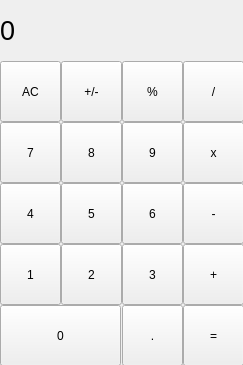
<?xml version="1.0" encoding="UTF-8"?>
<ui version="4.0">
 <class>MainWindow</class>
 <widget class="QMainWindow" name="MainWindow">
  <property name="geometry">
   <rect>
    <x>0</x>
    <y>0</y>
    <width>243</width>
    <height>365</height>
   </rect>
  </property>
  <property name="windowTitle">
   <string>MainWindow</string>
  </property>
  <property name="styleSheet">
   <string notr="true">QLabel {
	qproperty-alignment: 'AlignVCenter | AlignRight';
	border-bottom:1px solid gray;
}

background-color: white;</string>
  </property>
  <widget class="QWidget" name="centralWidget">
   <widget class="QLabel" name="result_show">
    <property name="geometry">
     <rect>
      <x>0</x>
      <y>0</y>
      <width>231</width>
      <height>61</height>
     </rect>
    </property>
    <property name="font">
     <font>
      <pointsize>20</pointsize>
     </font>
    </property>
    <property name="styleSheet">
     <string notr="true">QLabel {
	qproperty-aligment: 'AlignVCenter | AlignRight';
	border-bottom:1px solid gray;
}

background-color: white;</string>
    </property>
    <property name="text">
     <string>0</string>
    </property>
   </widget>
   <widget class="QPushButton" name="pushButton_clear">
    <property name="geometry">
     <rect>
      <x>0</x>
      <y>61</y>
      <width>61</width>
      <height>61</height>
     </rect>
    </property>
    <property name="text">
     <string>AC</string>
    </property>
   </widget>
   <widget class="QPushButton" name="pushButton_plus_minus">
    <property name="geometry">
     <rect>
      <x>61</x>
      <y>61</y>
      <width>61</width>
      <height>61</height>
     </rect>
    </property>
    <property name="text">
     <string>+/-</string>
    </property>
   </widget>
   <widget class="QPushButton" name="pushButton_procent">
    <property name="geometry">
     <rect>
      <x>122</x>
      <y>61</y>
      <width>61</width>
      <height>61</height>
     </rect>
    </property>
    <property name="text">
     <string>%</string>
    </property>
   </widget>
   <widget class="QPushButton" name="pushButton_divide">
    <property name="geometry">
     <rect>
      <x>183</x>
      <y>61</y>
      <width>61</width>
      <height>61</height>
     </rect>
    </property>
    <property name="text">
     <string>/</string>
    </property>
   </widget>
   <widget class="QPushButton" name="pushButton_8">
    <property name="geometry">
     <rect>
      <x>61</x>
      <y>122</y>
      <width>61</width>
      <height>61</height>
     </rect>
    </property>
    <property name="text">
     <string>8</string>
    </property>
   </widget>
   <widget class="QPushButton" name="pushButton_7">
    <property name="geometry">
     <rect>
      <x>0</x>
      <y>122</y>
      <width>61</width>
      <height>61</height>
     </rect>
    </property>
    <property name="text">
     <string>7</string>
    </property>
   </widget>
   <widget class="QPushButton" name="pushButton_multiply">
    <property name="geometry">
     <rect>
      <x>183</x>
      <y>122</y>
      <width>61</width>
      <height>61</height>
     </rect>
    </property>
    <property name="text">
     <string>x</string>
    </property>
   </widget>
   <widget class="QPushButton" name="pushButton_9">
    <property name="geometry">
     <rect>
      <x>122</x>
      <y>122</y>
      <width>61</width>
      <height>61</height>
     </rect>
    </property>
    <property name="text">
     <string>9</string>
    </property>
   </widget>
   <widget class="QPushButton" name="pushButton_5">
    <property name="geometry">
     <rect>
      <x>61</x>
      <y>183</y>
      <width>61</width>
      <height>61</height>
     </rect>
    </property>
    <property name="text">
     <string>5</string>
    </property>
   </widget>
   <widget class="QPushButton" name="pushButton_2">
    <property name="geometry">
     <rect>
      <x>61</x>
      <y>244</y>
      <width>61</width>
      <height>61</height>
     </rect>
    </property>
    <property name="text">
     <string>2</string>
    </property>
   </widget>
   <widget class="QPushButton" name="pushButton_4">
    <property name="geometry">
     <rect>
      <x>0</x>
      <y>183</y>
      <width>61</width>
      <height>61</height>
     </rect>
    </property>
    <property name="text">
     <string>4</string>
    </property>
   </widget>
   <widget class="QPushButton" name="pushButton_minus">
    <property name="geometry">
     <rect>
      <x>183</x>
      <y>183</y>
      <width>61</width>
      <height>61</height>
     </rect>
    </property>
    <property name="text">
     <string>-</string>
    </property>
   </widget>
   <widget class="QPushButton" name="pushButton_1">
    <property name="geometry">
     <rect>
      <x>0</x>
      <y>244</y>
      <width>61</width>
      <height>61</height>
     </rect>
    </property>
    <property name="text">
     <string>1</string>
    </property>
   </widget>
   <widget class="QPushButton" name="pushButton_plus">
    <property name="geometry">
     <rect>
      <x>183</x>
      <y>244</y>
      <width>61</width>
      <height>61</height>
     </rect>
    </property>
    <property name="text">
     <string>+</string>
    </property>
   </widget>
   <widget class="QPushButton" name="pushButton_6">
    <property name="geometry">
     <rect>
      <x>122</x>
      <y>183</y>
      <width>61</width>
      <height>61</height>
     </rect>
    </property>
    <property name="text">
     <string>6</string>
    </property>
   </widget>
   <widget class="QPushButton" name="pushButton_3">
    <property name="geometry">
     <rect>
      <x>122</x>
      <y>244</y>
      <width>61</width>
      <height>61</height>
     </rect>
    </property>
    <property name="text">
     <string>3</string>
    </property>
   </widget>
   <widget class="QPushButton" name="pushButton_equal">
    <property name="geometry">
     <rect>
      <x>183</x>
      <y>305</y>
      <width>61</width>
      <height>61</height>
     </rect>
    </property>
    <property name="text">
     <string>=</string>
    </property>
   </widget>
   <widget class="QPushButton" name="pushButton_0">
    <property name="geometry">
     <rect>
      <x>0</x>
      <y>305</y>
      <width>121</width>
      <height>61</height>
     </rect>
    </property>
    <property name="text">
     <string>0</string>
    </property>
   </widget>
   <widget class="QPushButton" name="pushButton_dot">
    <property name="geometry">
     <rect>
      <x>122</x>
      <y>305</y>
      <width>61</width>
      <height>61</height>
     </rect>
    </property>
    <property name="text">
     <string>.</string>
    </property>
   </widget>
  </widget>
 </widget>
 <layoutdefault spacing="6" margin="11"/>
 <resources/>
 <connections/>
</ui>
